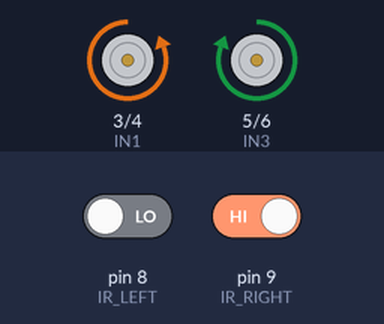
Bench run of a sketch on a simulated Arduino Uno, built with avr-gcc and run on an emulated ATmega328P. Shown: motor-driver pin pairs drawn as motors (green arrow = first pin HIGH = forward, orange = second pin HIGH = backward, longer = more drive). Inputs (shaded band) come from the test bench; at power-on: pin 8 (IR_LEFT) LOW, pin 9 (IR_RIGHT) HIGH.

Above: at 1.2 s.
1.3 s: pin 8 (IR_LEFT) driven HIGH
At 1.8 s:
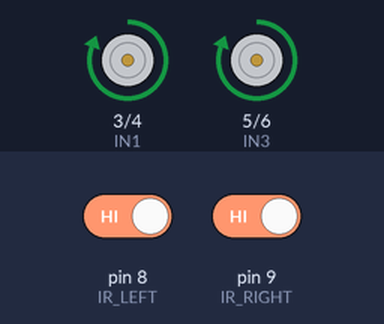
2.8 s: pin 9 (IR_RIGHT) driven LOW
At 4.0 s:
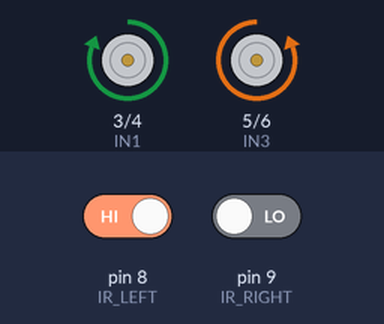
4.3 s: pin 8 (IR_LEFT) driven LOW
At 5.3 s:
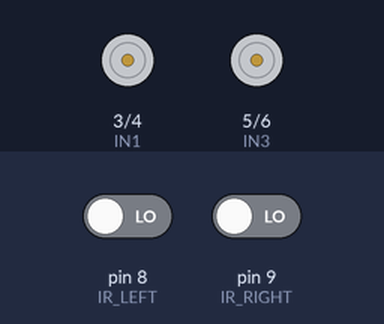
5.8 s: pin 9 (IR_RIGHT) driven HIGH
At 6.5 s:
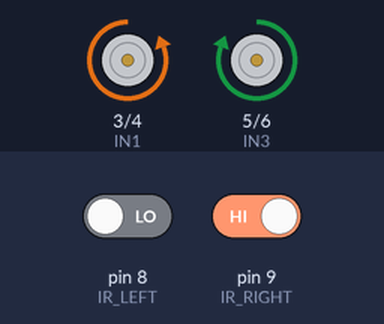
Timing chart, 0 to 8.3 s (numbered marks = the images above; inputs shaded):
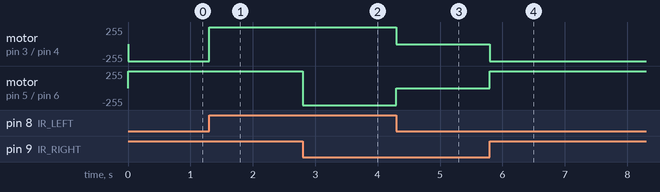

The sketch:

sketch_arduinoRCcarwkdbfwngod1.ino
```cpp
// 모터 제어 핀 정의
#define IN1 3
#define IN2 4
#define IN3 5
#define IN4 6

// 적외선 센서 핀 정의
#define IR_LEFT 8
#define IR_RIGHT 9

void setup() {
  // 모터 핀을 출력으로 설정
  pinMode(IN1, OUTPUT);
  pinMode(IN2, OUTPUT);
  pinMode(IN3, OUTPUT);
  pinMode(IN4, OUTPUT);

  // 적외선 센서 핀을 입력으로 설정
  pinMode(IR_LEFT, INPUT);
  pinMode(IR_RIGHT, INPUT);
}

void loop() {
  bool leftSensor = digitalRead(IR_LEFT);
  bool rightSensor = digitalRead(IR_RIGHT);

  if (leftSensor && rightSensor) {
    // 양쪽 센서가 모두 검은 선을 감지한 경우 직진
    moveForward();
  } else if (!leftSensor && rightSensor) {
    // 왼쪽 센서가 흰색을 감지하고 오른쪽 센서가 검은색을 감지한 경우 좌회전
    turnLeft();
  } else if (leftSensor && !rightSensor) {
    // 왼쪽 센서가 검은색을 감지하고 오른쪽 센서가 흰색을 감지한 경우 우회전
    turnRight();
  } else {
    // 양쪽 센서가 모두 흰색을 감지한 경우 멈춤
    stop();
  }
}

void moveForward() {
  digitalWrite(IN1, HIGH);
  digitalWrite(IN2, LOW);
  digitalWrite(IN3, HIGH);
  digitalWrite(IN4, LOW);
}

void turnLeft() {
  digitalWrite(IN1, LOW);
  digitalWrite(IN2, HIGH);
  digitalWrite(IN3, HIGH);
  digitalWrite(IN4, LOW);
}

void turnRight() {
  digitalWrite(IN1, HIGH);
  digitalWrite(IN2, LOW);
  digitalWrite(IN3, LOW);
  digitalWrite(IN4, HIGH);
}

void stop() {
  digitalWrite(IN1, LOW);
  digitalWrite(IN2, LOW);
  digitalWrite(IN3, LOW);
  digitalWrite(IN4, LOW);
}
```

Measured:
- after the input at 1.3 s, motor on pin 3 (IN1) / pin 4 (IN2): backward 255/255 → forward 255/255 at once
- after the input at 2.8 s, motor on pin 5 (IN3) / pin 6 (IN4): forward 255/255 → backward 255/255 at once
- after the input at 4.3 s, motor on pin 3 (IN1) / pin 4 (IN2): forward 255/255 → stopped at once; motor on pin 5 (IN3) / pin 6 (IN4): backward 255/255 → stopped at once
- after the input at 5.8 s, motor on pin 3 (IN1) / pin 4 (IN2): stopped → backward 255/255 at once; motor on pin 5 (IN3) / pin 6 (IN4): stopped → forward 255/255 at once
